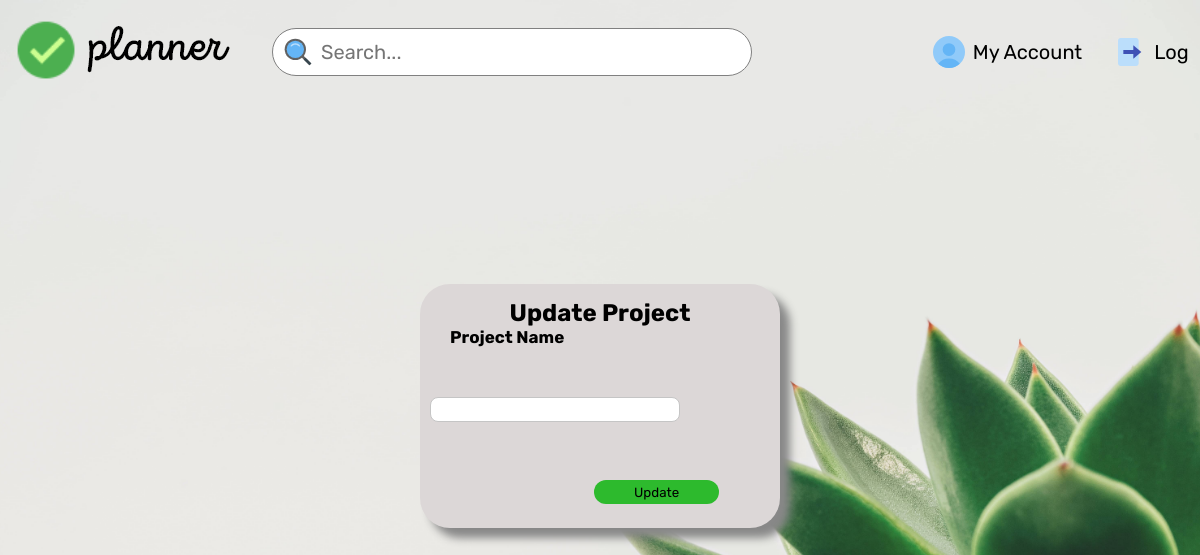
Page /update/4 (signed in) on the earlier database version.
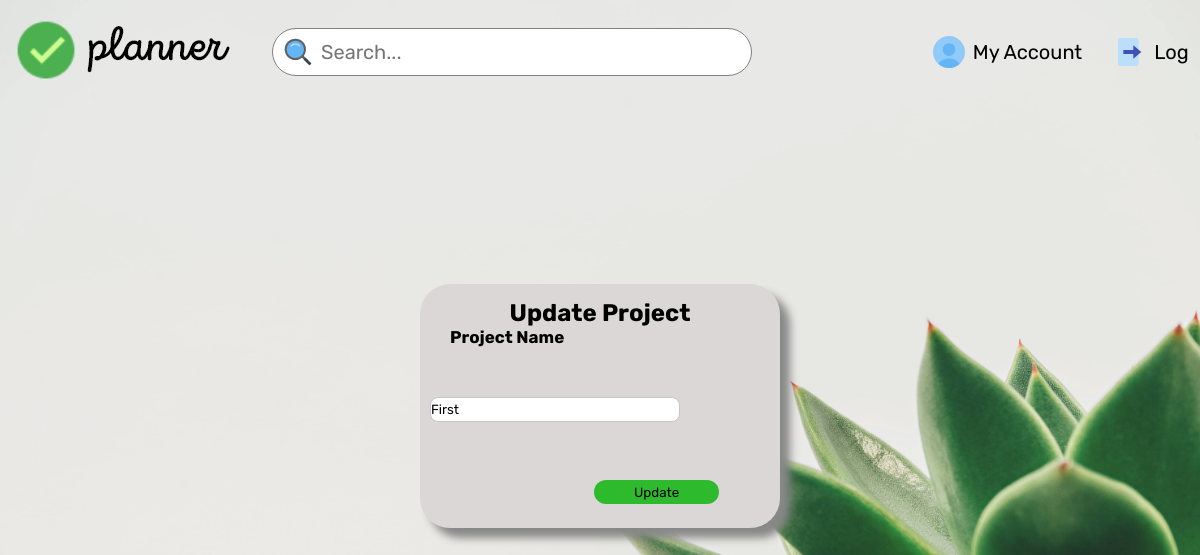
Same page on the later database version.
### models.py (models this page shows)
class Dashboard(db.Model):
    sno=db.Column(db.Integer, primary_key=True)
    title=db.Column(db.String(200), nullable=False)

### main.py (the view)
@main.route('/update/<int:sno>',methods=['GET','POST'])
@login_required
def update(sno):
    if request.method=='POST':
        title=request.form['title']
        todo_list=Dashboard.query.filter_by(sno=sno).first()
        todo_list.title=title
        db.session.add(todo_list)
        db.session.commit()
        allTodo=Dashboard.query.all()
        return redirect(url_for('main.dashboard'))
    else:
        todo_list=Dashboard.query.filter_by(sno=sno).first()
        return render_template('updateproject.html', todo_list=todo_list)

### __init__.py (called while the page is built)
def create_app():
    app = Flask(__name__)
    app.config['SECRET_KEY'] = 'secret-key-goes-here'
    app.config['SQLALCHEMY_DATABASE_URI'] = 'sqlite:///db.sqlite'
    app.config['SQLALCHEMY_TRACK_MODIFICATIONS']=False
    db.init_app(app)
    login_manager = LoginManager()
    login_manager.login_view = 'auth.login'
    login_manager.init_app(app)
    from .models import User
    @login_manager.user_loader
    def load_user(user_id):
        return User.query.get(int(user_id))
    from .auth import auth as auth_blueprint
    app.register_blueprint(auth_blueprint)
    from .main import main as main_blueprint
    app.register_blueprint(main_blueprint)
    return app

### templates/updateproject.html (shortened to what this page needs)
{% extends 'base.html' %}
{% block stylesheet %}
    <link rel="stylesheet" href="/static/css/updateproject.css">
{% endblock stylesheet %}
{% block content %}
<div>
    <form action="/update/{{todo_list.sno}}" method="POST">
    <div class="modal-bg">
        <div class="modal">
            <h2>Update Project</h2>
            <label for="name"> Project Name</label>
            <input type="text" name="title" id="" value="{{todo_list.title}}">
            <button type="submit" class="modalbtn">Update</button>
        </div>
    </div>
    </form>
    </div>
{% endblock content %}

Differences in the rows shown:
added Dashboard: title "First"
